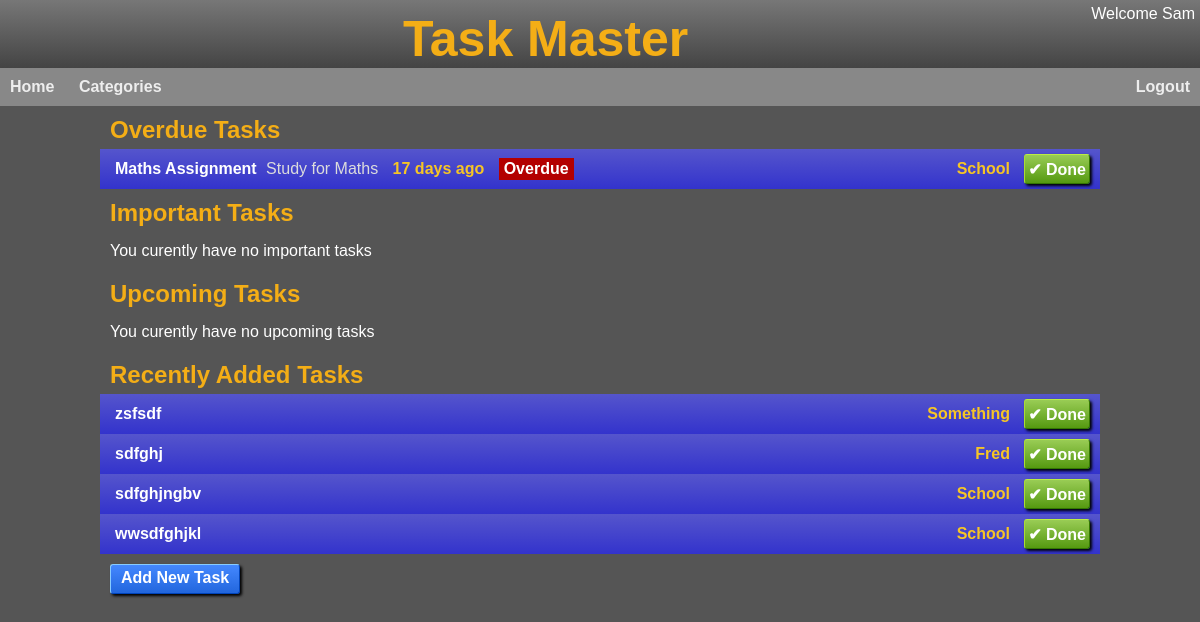
The page /index (signed in) on the database as committed earlier.
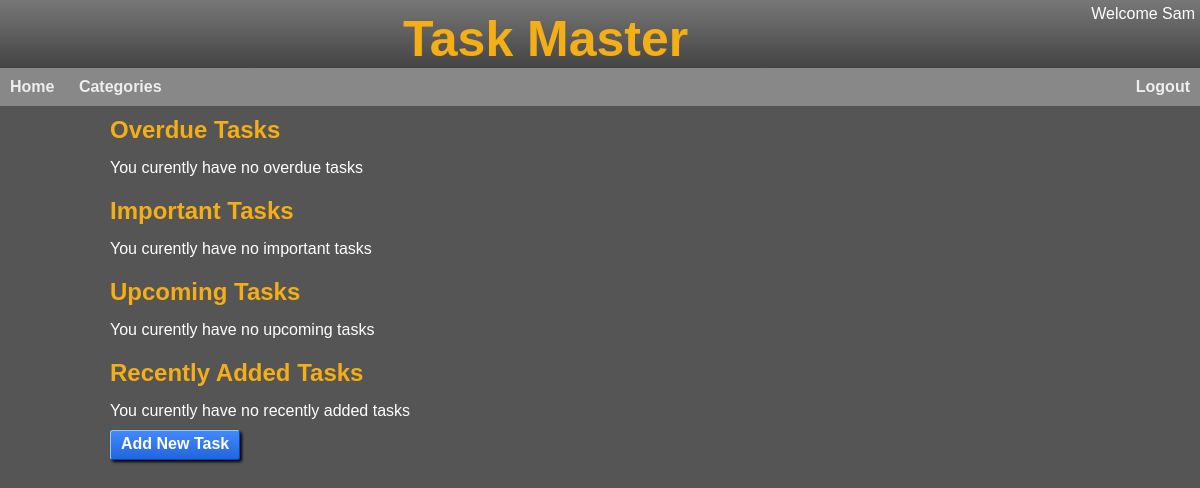
The same page on the database as committed later.
### app/models/task.py (models this page shows, shortened)
class Task(db.Model):
  id = db.Column(db.Integer, primary_key=True)
  user_id = db.Column(db.Integer, db.ForeignKey('user.id'))
  name = db.Column(db.String(32))
  description = db.Column(db.String(250))
  category = db.Column(db.String(10))
  priority = db.Column(db.Integer,default=P_LOW)
  status = db.Column(db.Integer,default=STS_NEW)
  due_by = db.Column(db.DateTime)
  created_at = db.Column(db.DateTime, default=db.func.datetime('now'))
  def is_outstanding(self):
    return self.status < STS_COMPLETED
  def is_completed(self):
    return self.status == STS_COMPLETED
  def is_important(self):
    if self.priority and self.priority > P_LOW:
      return True
  def is_overdue(self):
    if self.is_completed():
      return False
    else:
      return self.due_by and self.due_by.date() < datetime.date.today()
  def is_coming_up(self):
    if self.is_completed():
      return False
    else:
      next_week = datetime.date.today() + datetime.timedelta(days=7)
      return self.due_by and self.due_by.date() < next_week
  def is_recently_added(self):
    last_week = datetime.date.today() - datetime.timedelta(days=7)
    return self.created_at and self.created_at.date() > last_week
  def priority_str(self):
    priority = self.priority or 0
    if priority >= 0 and priority < len(PRIORITY_STRS):
      return PRIORITY_STRS[priority]
    return ''
  def status_str(self):
    if self.status == STS_COMPLETED:
      return 'Completed'
    return 'Outstanding'
  def short_desc(self):
    desc = self.description
    if len(desc) > 40:
      desc = desc[:37] + " ..."
    return desc

### app/main/main_routes.py (the view)
@bp.route('/')
@bp.route('/index')
def home():
    if not current_user.is_authenticated:
      return redirect(url_for('.login'))
    tasks = Task.query.filter_by(user_id=current_user.id).order_by(text('due_by is null, due_by')).all()
    overdue_tasks = []
    upcoming_tasks = []
    important_tasks = []
    recently_added_tasks = []
    for task in tasks:
      if task.is_overdue():
        overdue_tasks.append(task)
      elif task.is_important() and task.is_outstanding():
        important_tasks.append(task)
      elif task.is_coming_up():
        upcoming_tasks.append(task)
      elif task.is_recently_added() and task.is_outstanding():
        recently_added_tasks.append(task)
    session['back_to'] = request.path # Store the current url to come back to
    return render_template('index.html',
                              title='Home',
                            upcoming_tasks=upcoming_tasks,
                            overdue_tasks=overdue_tasks,
                            important_tasks=important_tasks,
                            recently_added_tasks=recently_added_tasks)

### app/main/__init__.py (called while the page is built)
def init_app(app):
    app.register_blueprint(bp)
    app.register_error_handler(403, error_forbidden)
    app.jinja_options['finalize'] = lambda x: x if x is not None else '' #prevent Jinja from printing None
    login.login_view = 'main.login'
    login.init_app(app)
    @app.context_processor
    def inject_default_template_variables():   #injects default template variables
         return dict(h=helpers)  #makes helper functions available in templlates
    @app.before_request
    def update_last_seen():
      if current_user.is_authenticated:
        current_user.update_last_seen()

### app/models/user.py (called while the page is built)
@login.user_loader
def load_user(id):
  return User.query.get(int(id))

  def update_last_seen(self):
    last_seen = self.last_seen if self.last_seen else datetime.fromtimestamp(0)
    if (datetime.utcnow() - last_seen).total_seconds() > 600:  # More than 10 minutes ago
     self.last_seen = datetime.utcnow()
     db.session.commit()

### app/utils/helpers.py (called while the page is built)
def pluralise(word, cnt, suffix="s"):
  n = int(cnt)
  if n == 1 or n == -1:
    return(word)
  else:
    return(word+suffix)

def fmt_date(dt):
  if not isinstance(dt, datetime.datetime):
    return ''
  return dt.strftime("%d %b %y")

### app/templates/index.html
{% extends "base.html" %}
{% block head %}
  <link rel="stylesheet" href="{{ url_for('static', filename='tasks.css') }}">
{% endblock %}
{% block content %}
  <h2>Overdue Tasks</h2>
  {% if overdue_tasks %}
    {% with tasks=overdue_tasks %}
      {% include '_task_list.html' %}
    {% endwith %}
  {% else %}
    <p class="no-tasks">You curently have no overdue tasks</p>
  {% endif %}
  <h2>Important Tasks</h2>
  {% if important_tasks %}
    {% with tasks=important_tasks %}
      {% include '_task_list.html' %}
    {% endwith %}
  {% else %}
    <p class="no-tasks">You curently have no important tasks</p>
  {% endif %}
  <h2>Upcoming Tasks</h2>
  {% if upcoming_tasks %}
    {% with tasks=upcoming_tasks %}
      {% include '_task_list.html' %}
    {% endwith %}
  {% else %}
    <p class="no-tasks">You curently have no upcoming tasks</p>
  {% endif %}
  <h2>Recently Added Tasks</h2>
  {% if recently_added_tasks %}
    {% with tasks=recently_added_tasks %}
      {% include '_task_list.html' %}
    {% endwith %}
  {% else %}
    <p class="no-tasks">You curently have no recently added tasks</p>
  {% endif %}
  <div class="actions">
    <a href="{{ url_for('main.new_task') }}">Add New Task</a>
  </div>
{% endblock %}

### app/templates/_task_list.html (shortened to what this page needs)
<div class="tasks">
    {% for task in tasks %}
      <a class="task sts-{{task.status}}" onclick="toggle_details('{{ task.id }}')">
        <div class="task-info">
          <div class="task-name">
            {{ task.name }}
          </div>
          <div class="task-description">
            {{ task.short_desc() }}
          </div>
          {% if task.is_outstanding() %}
            <div class="task-due">
              {{ h.fmt_date_daysuntil(task.due_by) }}
            </div>
          {% endif %}
          {% if task.is_overdue() and task.is_outstanding() %}
          <div class="task-overdue">
            Overdue
          </div>
        {% endif %}
        </div>
        <div class="task-category">
          {{ task.category or 'Other' }}
        </div>
        <div class="task-btns">
          {% if task.is_outstanding() %}
            <form action="{{ url_for('main.complete_task', id=task.id) }}" method="POST">
              <input class="done" type="submit" value="&#x2714 Done">
            </form>
          {% endif %}
        </div>
      </a>
    {% endfor %}
  </div>

Rows that differ between the two databases and show on the page:
no longer on this page (row edited): Task: name "Maths Assignment", short_desc "Study for Maths", fmt_date_daysuntil "17 days ago", status "Overdue", category "School"
no longer on this page (row edited): Task: name "zsfsdf", category "Something"
no longer on this page (row edited): Task: name "sdfghj", category "Fred"
no longer on this page (row edited): Task: name "sdfghjngbv", category "School"
removed Task: name "wwsdfghjkl", category "School"
Other text that changed with them:
text now shown: "You curently have no overdue tasks You curently have no recently added tasks"
